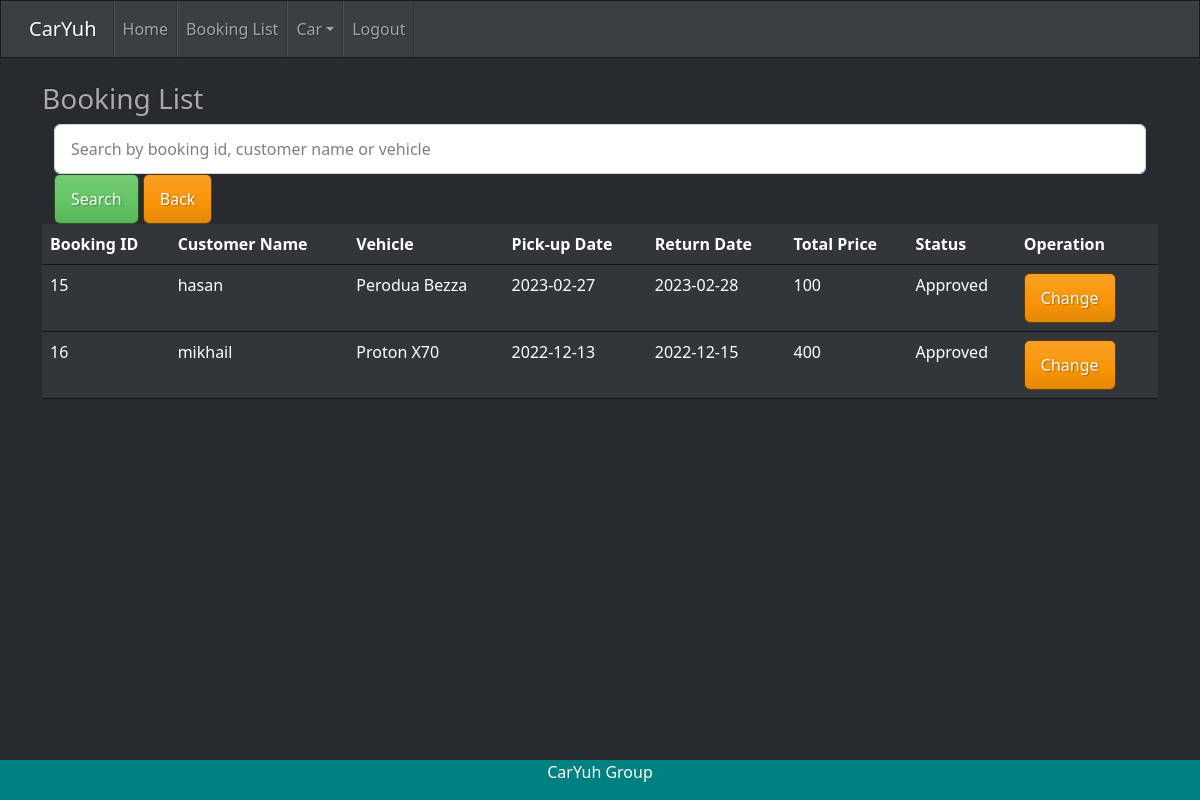
The page /staffview.php (signed in) on the database its author committed.
### tables this page shows
CREATE TABLE `tb_booking` (
  `b_id` int(11) NOT NULL,
  `b_customer` varchar(15) NOT NULL,
  `b_vehicle` varchar(10) NOT NULL,
  `b_pdate` date NOT NULL,
  `b_rdate` date NOT NULL,
  `b_total` float NOT NULL,
  `b_status` int(5) NOT NULL
);

CREATE TABLE `tb_user` (
  `u_id` varchar(15) NOT NULL,
  `u_pwd` varchar(50) NOT NULL,
  `u_name` varchar(200) NOT NULL,
  `u_address` varchar(200) DEFAULT NULL,
  `u_phone` varchar(20) NOT NULL,
  `u_lno` varchar(20) NOT NULL,
  `u_type` varchar(5) NOT NULL
);

CREATE TABLE `tb_vehicle` (
  `v_reg` varchar(10) NOT NULL,
  `v_type` varchar(10) NOT NULL,
  `v_model` varchar(15) NOT NULL,
  `v_year` int(4) NOT NULL,
  `v_price` float NOT NULL
);

CREATE TABLE `tb_status` (
  `s_id` int(5) NOT NULL,
  `s_desc` varchar(20) NOT NULL
);

### staffview.php (the view, shortened to what this page needs)
<?php
include ('dbconnect.php');
include 'headerstaff.php';
$sql = "SELECT * FROM tb_booking
		LEFT JOIN tb_vehicle ON tb_booking.b_vehicle = tb_vehicle.v_reg
		LEFT JOIN tb_status ON tb_booking.b_status = tb_status.s_id
		LEFT JOIN tb_user ON tb_booking.b_customer = tb_user.u_id
		WHERE b_status !='1' ";
$result = mysqli_query($con,$sql);
?>
<?php
if (isset($_POST['search'])) {
    $search = mysqli_real_escape_string($con, $_POST['search']);
    $sql = "SELECT * FROM tb_booking
            LEFT JOIN tb_vehicle ON tb_booking.b_vehicle = tb_vehicle.v_reg
            LEFT JOIN tb_status ON tb_booking.b_status = tb_status.s_id
            LEFT JOIN tb_user ON tb_booking.b_customer = tb_user.u_id
            WHERE b_status !='1'
            AND (b_id LIKE '%$search%' OR u_name LIKE '%$search%' OR v_model LIKE '%$search%')";
    $result = mysqli_query($con, $sql);
} else {
    $sql = "SELECT * FROM tb_booking
            LEFT JOIN tb_vehicle ON tb_booking.b_vehicle = tb_vehicle.v_reg
            LEFT JOIN tb_status ON tb_booking.b_status = tb_status.s_id
            LEFT JOIN tb_user ON tb_booking.b_customer = tb_user.u_id
            WHERE b_status !='1'";
    $result = mysqli_query($con, $sql);
}
?>
<div class="container">
	<br><h3> Booking List</h3>
  <div class="container-fluid">
   <form method="post">
    <div class="form-group">
      <input type="text" class="form-control" name="search" placeholder="Search by booking id, customer name or vehicle">
    </div>
    <button type="submit" name="submit" class="btn btn-success">Search</button>
    <button type="submit" name="submitreset" class="btn btn-warning">Back</button>
  </form></div>
<table class="table table-hover ">
  <thead>
    <tr>
      <th scope="col">Booking ID</th>
      <th scope="col">Customer Name</th>
      <th scope="col">Vehicle</th>
      <th scope="col">Pick-up Date</th>
      <th scope="col">Return Date</th>
      <th scope="col">Total Price</th>
      <th scope="col">Status</th>
      <th scope="col">Operation</th>
    </tr>
  </thead>
  <tbody>
  	<?php
  		while($row=mysqli_fetch_array($result))
  		{
  			echo'<tr>';
  			echo"<td>".$row['b_id']."</td>";
  			echo"<td>".$row['u_name']."</td>";
  			echo"<td>".$row['v_model']."</td>";
  			echo"<td>".$row['b_pdate']."</td>";
  			echo"<td>".$row['b_rdate']."</td>";
  			echo"<td>".$row['b_total']."</td>";
  			echo"<td>".$row['s_desc']."</td>";
  			echo"<td>";
  			echo"<a href='staffmodify.php?id=".$row['b_id']."'class= 'btn btn-warning' >Change</a> &nbsp";
  			echo"</td>";
  			echo'</tr>';
  		}
  	?>
  </tbody>
</table>
</div>
<?php include 'footermain.php';?>

### rows shown on the page
tb_booking: b_id "15", b_customer.u_name "hasan", b_vehicle.v_model "Perodua Bezza", b_pdate "2023-02-27", b_rdate "2023-02-28", b_total "100", b_status.s_desc "Approved"
tb_booking: b_id "16", b_customer.u_name "mikhail", b_vehicle.v_model "Proton X70", b_pdate "2022-12-13", b_rdate "2022-12-15", b_total "400", b_status.s_desc "Approved"
